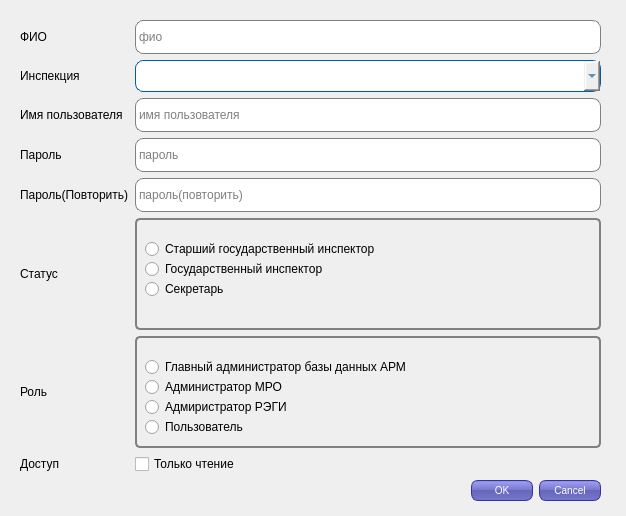
<?xml version="1.0" encoding="UTF-8"?>
<ui version="4.0">
 <class>userForm</class>
 <widget class="QDialog" name="userForm">
  <property name="geometry">
   <rect>
    <x>0</x>
    <y>0</y>
    <width>626</width>
    <height>516</height>
   </rect>
  </property>
  <property name="windowTitle">
   <string>Создание нового пользователя</string>
  </property>
  <property name="styleSheet">
   <string notr="true">QPushButton {
color: white;
background-color: QLinearGradient( x1: 0, y1: 0, x2: 0, y2: 1, stop: 0 #88d, stop: 0.1 #99e, stop: 0.49 #77c, stop: 0.5 #66b, stop: 1 #77c);
border-width: 1px;
border-color: #339;
border-style: solid;
border-radius: 7;
padding: 3px;
font-size: 10px;
padding-left: 5px;
padding-right: 5px;
min-width: 50px;
max-width: 50px;
min-height: 13px;
max-height: 13px;
}
QPushButton:pressed {
    background-color: #4169E1;     
}
QLineEdit {
padding: 1px;
border-style: solid;
border: 1px solid gray;
border-radius: 8px;
 min-height: 30px;
}
QGroupBox {
    background-color: qlineargradient(x1: 0, y1: 0, x2: 0, y2: 1,
                                      stop: 0 #E0E0E0, stop: 1 #FFFFFF);
    border: 2px solid gray;
    border-radius: 5px;
    margin-top: 1ex; /* leave space at the top for the title */
}

QGroupBox::title {
    subcontrol-origin: margin;
    subcontrol-position: top center; /* position at the top center */
    padding: 0 3px;
    background-color: qlineargradient(x1: 0, y1: 0, x2: 0, y2: 1,
                                      stop: 0 #FFOECE, stop: 1 #FFFFFF);
}

</string>
  </property>
  <widget class="QWidget" name="layoutWidget">
   <property name="geometry">
    <rect>
     <x>20</x>
     <y>20</y>
     <width>581</width>
     <height>481</height>
    </rect>
   </property>
   <layout class="QGridLayout" name="gridLayout">
    <item row="8" column="1">
     <widget class="QDialogButtonBox" name="buttonBox">
      <property name="orientation">
       <enum>Qt::Horizontal</enum>
      </property>
      <property name="standardButtons">
       <set>QDialogButtonBox::Cancel|QDialogButtonBox::Ok</set>
      </property>
     </widget>
    </item>
    <item row="0" column="1">
     <widget class="QLineEdit" name="lineEditFio">
      <property name="placeholderText">
       <string>фио</string>
      </property>
     </widget>
    </item>
    <item row="3" column="0">
     <widget class="QLabel" name="labelPassword">
      <property name="text">
       <string>Пароль</string>
      </property>
     </widget>
    </item>
    <item row="6" column="0">
     <widget class="QLabel" name="labelRole">
      <property name="text">
       <string>Роль</string>
      </property>
     </widget>
    </item>
    <item row="0" column="0">
     <widget class="QLabel" name="labelFio">
      <property name="text">
       <string>ФИО</string>
      </property>
     </widget>
    </item>
    <item row="1" column="0">
     <widget class="QLabel" name="labelInspection">
      <property name="text">
       <string>Инспекция</string>
      </property>
     </widget>
    </item>
    <item row="7" column="0">
     <widget class="QLabel" name="labelAccess">
      <property name="text">
       <string>Доступ</string>
      </property>
     </widget>
    </item>
    <item row="3" column="1">
     <widget class="QLineEdit" name="lineEditPassword">
      <property name="toolTipDuration">
       <number>-2</number>
      </property>
      <property name="maxLength">
       <number>32764</number>
      </property>
      <property name="echoMode">
       <enum>QLineEdit::Password</enum>
      </property>
      <property name="cursorPosition">
       <number>0</number>
      </property>
      <property name="placeholderText">
       <string>пароль</string>
      </property>
     </widget>
    </item>
    <item row="5" column="1">
     <widget class="QGroupBox" name="groupBoxStatus">
      <property name="title">
       <string/>
      </property>
      <widget class="QRadioButton" name="radioButton_1">
       <property name="geometry">
        <rect>
         <x>10</x>
         <y>20</y>
         <width>341</width>
         <height>22</height>
        </rect>
       </property>
       <property name="text">
        <string>Старший государственный инспектор</string>
       </property>
      </widget>
      <widget class="QRadioButton" name="radioButton_2">
       <property name="geometry">
        <rect>
         <x>10</x>
         <y>40</y>
         <width>311</width>
         <height>22</height>
        </rect>
       </property>
       <property name="text">
        <string>Государственный инспектор</string>
       </property>
      </widget>
      <widget class="QRadioButton" name="radioButton_3">
       <property name="geometry">
        <rect>
         <x>10</x>
         <y>60</y>
         <width>100</width>
         <height>22</height>
        </rect>
       </property>
       <property name="text">
        <string>Секретарь</string>
       </property>
      </widget>
     </widget>
    </item>
    <item row="5" column="0">
     <widget class="QLabel" name="labelStatus">
      <property name="text">
       <string>Статус</string>
      </property>
     </widget>
    </item>
    <item row="4" column="1">
     <widget class="QLineEdit" name="lineEditPassword_2">
      <property name="frame">
       <bool>true</bool>
      </property>
      <property name="echoMode">
       <enum>QLineEdit::Password</enum>
      </property>
      <property name="placeholderText">
       <string>пароль(повторить)</string>
      </property>
     </widget>
    </item>
    <item row="4" column="0">
     <widget class="QLabel" name="labelPassword_2">
      <property name="text">
       <string>Пароль(Повторить)</string>
      </property>
     </widget>
    </item>
    <item row="6" column="1">
     <widget class="QGroupBox" name="groupBoxRole">
      <property name="title">
       <string/>
      </property>
      <widget class="QRadioButton" name="radioButton_4">
       <property name="geometry">
        <rect>
         <x>10</x>
         <y>20</y>
         <width>341</width>
         <height>22</height>
        </rect>
       </property>
       <property name="text">
        <string>Главный администратор базы данных АРМ</string>
       </property>
      </widget>
      <widget class="QRadioButton" name="radioButton_5">
       <property name="geometry">
        <rect>
         <x>10</x>
         <y>40</y>
         <width>311</width>
         <height>22</height>
        </rect>
       </property>
       <property name="text">
        <string>Администратор МРО</string>
       </property>
      </widget>
      <widget class="QRadioButton" name="radioButton_6">
       <property name="geometry">
        <rect>
         <x>10</x>
         <y>60</y>
         <width>191</width>
         <height>22</height>
        </rect>
       </property>
       <property name="text">
        <string>Адмиристратор РЭГИ</string>
       </property>
      </widget>
      <widget class="QRadioButton" name="radioButton_7">
       <property name="geometry">
        <rect>
         <x>10</x>
         <y>80</y>
         <width>161</width>
         <height>22</height>
        </rect>
       </property>
       <property name="text">
        <string>Пользователь</string>
       </property>
      </widget>
     </widget>
    </item>
    <item row="1" column="1">
     <widget class="QComboBox" name="comboBoxInspection">
      <property name="styleSheet">
       <string notr="true">QComboBox {
   background: qlineargradient(
   x1:0, y1:0, x2:0, y2:1,
   stop:0 #f9f9f9,
   stop: 0.5 #c6c6c6,
   stop: 0.6 #dfdfdf,
   stop:1 #f9f9f9 );
   border-style: solid;
   border-width: 1px;
   border-color: rgb(0, 93, 168);
   border-radius: 8px;
   color: rgb(0, 93, 168);
   min-width: 170px;
   min-height: 30px;
   padding-left: 15px;
}
QComboBox:on {
   border-radius: 30px;
   background:transparent;
}
QComboBox::drop-down {
   image: url(:/bwt/downarrow.png);
   subcontrol-position: center right;
   margin-right: 10px;
}
QComboBox QAbstractItemView::item {
   padding: 10px 10px 10px 10px;
}
QComboBox QAbstractItemView {
   color: rgb(0, 93, 168);
   background: transparent;
}
QComboBox QListView::item {
   background: qradialgradient(
   cx: 0.5, cy: -1.6, fx: 0.5, fy: 0,
   radius: 2,
   stop: 0 #C4C4C4,
   stop: 1 #DBDBDB );
   border-style: solid;
   border-width: 1px;
   border-color: rgb(0, 93, 168);
   border-radius: 20px;
}</string>
      </property>
     </widget>
    </item>
    <item row="2" column="1">
     <widget class="QLineEdit" name="lineEditName">
      <property name="text">
       <string/>
      </property>
      <property name="placeholderText">
       <string>имя пользователя</string>
      </property>
     </widget>
    </item>
    <item row="2" column="0">
     <widget class="QLabel" name="labelName">
      <property name="text">
       <string>Имя пользователя</string>
      </property>
     </widget>
    </item>
    <item row="7" column="1">
     <widget class="QCheckBox" name="checkBox">
      <property name="text">
       <string>Только чтение</string>
      </property>
     </widget>
    </item>
   </layout>
  </widget>
 </widget>
 <resources/>
 <connections>
  <connection>
   <sender>buttonBox</sender>
   <signal>accepted()</signal>
   <receiver>userForm</receiver>
   <slot>accept()</slot>
   <hints>
    <hint type="sourcelabel">
     <x>248</x>
     <y>254</y>
    </hint>
    <hint type="destinationlabel">
     <x>157</x>
     <y>274</y>
    </hint>
   </hints>
  </connection>
  <connection>
   <sender>buttonBox</sender>
   <signal>rejected()</signal>
   <receiver>userForm</receiver>
   <slot>reject()</slot>
   <hints>
    <hint type="sourcelabel">
     <x>316</x>
     <y>260</y>
    </hint>
    <hint type="destinationlabel">
     <x>286</x>
     <y>274</y>
    </hint>
   </hints>
  </connection>
 </connections>
</ui>
